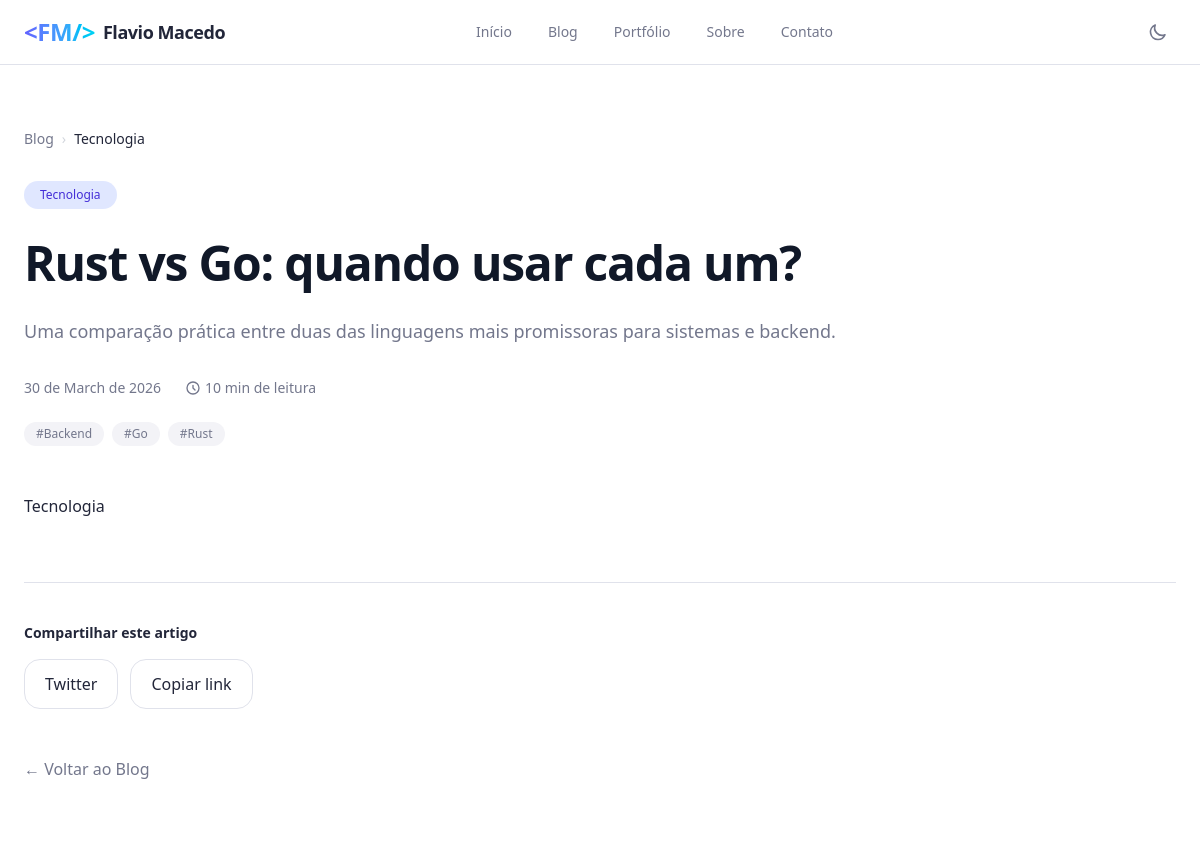
Page /blog/rust-vs-go/ (upper part) on the earlier database version.
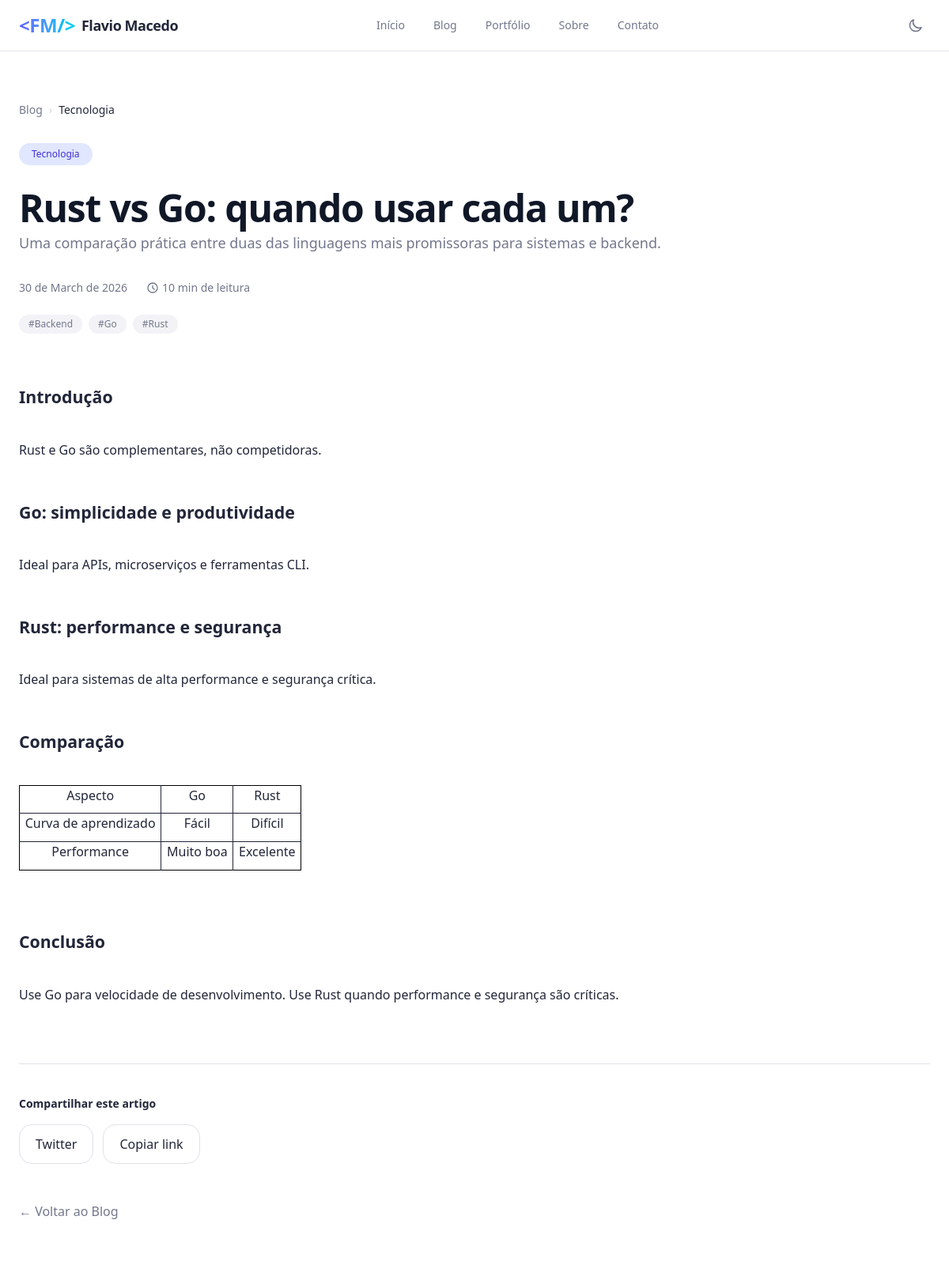
Same page on the later database version.
### blog/models.py (models this page shows, shortened)
class Post(models.Model):
    title = models.CharField(max_length=200)
    slug = models.SlugField(unique=True)
    content = CKEditor5Field('Conteúdo', config_name='extends')
    excerpt = models.TextField(blank=True)
    category = models.ForeignKey(Category, on_delete=models.CASCADE)
    tags = models.ManyToManyField(Tag, blank=True)
    published_at = models.DateTimeField(auto_now_add=True)
    read_time = models.PositiveIntegerField(default=5)
    views = models.PositiveIntegerField(default=0)
    def save(self, *args, **kwargs):
        if not self.slug:
            self.slug = slugify(self.title)
        super().save(*args, **kwargs)

class Category(models.Model):
    name = models.CharField(max_length=60, unique=True)
    slug = models.SlugField(max_length=70, unique=True)
    description = models.TextField(blank=True, null=True)
    icon = models.CharField(max_length=50, blank=True, help_text="Nome do ícone (ex: terminal, cpu, treding-up)")
    class Meta:
        verbose_name = "Categoria"
        verbose_name_plural = "Categorias"
        ordering = ['name']

### blog/views.py (the view, shortened to what this page needs)
# urls.py: path("blog/<slug:slug>/", views.PostDetailView.as_view(), name="post_detail"),
class PostDetailView(DetailView):
    model = Post
    template_name = 'blog/post_detail.html'
    context_object_name = 'post'
    slug_field = 'slug'
    slug_url_kwarg = 'slug'
    def get_object(self, queryset = None):
        obj = super().get_object(queryset)
        obj.views += 1
        obj.save(update_fields=['views'])
        return obj
    def get_context_data(self, **kwargs: Any) -> dict[str, Any]:
        context = super().get_context_data(**kwargs)
        context['toc'] = self.generate_toc(self.object.content)
        context['related_posts'] = Post.objects.filter(
            category=self.object.category
        ).exclude(id=self.object.id).order_by('-published_at')[:3]
        return context
    def generate_toc(self, markdown_content):
        import re
        toc = []
        lines = markdown_content.split('\n')
        for line in lines:
            match = re.match(r'^(#{2,3})\s+(.+)', line.strip())
        return toc

### blog/templates/blog/post_detail.html (shortened to what this page needs)
{% extends 'base.html' %}
{% load static %}
{% load lucide %}
{% load clean_html %}
{% block content %}
    <article class="container mx-auto px-6 py-12 md:py-16 max-w-3xl">
        <nav class="flex items-center gap-2 text-sm text-muted-foreground mb-8">
            <a href="{% url 'blog:blog_list' %}" class="hover:text-indigo-500 transition-colors">Blog</a>
            <span class="text-gray-300 dark:text-gray-600">›</span>
            <span class="text-foreground font-medium">{{ post.category.name }}</span>
        </nav>
        <header class="mb-12">
            <span class="inline-block px-4 py-1.5 text-xs font-medium bg-indigo-100 dark:bg-indigo-900 text-indigo-700 dark:text-indigo-300 rounded-full">
                {{ post.category.name }}
            </span>
            <h1 class="mt-6 text-4xl md:text-5xl font-bold tracking-tight leading-tight text-gray-900 dark:text-white">
                {{ post.title }}
            </h1>
            <p class="mt-6 text-lg text-muted-foreground leading-relaxed">
                {{ post.excerpt }}
            </p>
            <div class="mt-8 flex items-center gap-6 text-sm text-muted-foreground">
                <span>{{ post.published_at|date:"d \d\e F \d\e Y"}}</span>
                <span class="flex items-center gap-1">
                    <svg xmlns="http://www.w3.org/2000/svg" class="h-4 w-4" fill="none" viewBox="0 0 24 24" stroke="currentColor">
                        <path stroke-linecap="round" stroke-linejoin="round" stroke-width="2" d="M12 8v4l3 3m6-3a9 9 0 01-18 0 9 9 0 0118 0z" />
                    </svg>
                    {{ post.read_time }} min de leitura
                </span>
            </div>
            <div class="mt-6 flex flex-wrap gap-2">
                {% for tag in post.tags.all %}
                    <span class="text-xs px-3 py-1 bg-muted text-muted-foreground rounded-full">
                        #{{ tag.name }}
                    </span>
                {% endfor %}
            </div>
        </header>
        <div class="flex flex-col lg:flex-row gap-12">
            <div class="prose prose-lg dark:prose-invert max-w-none
                    prose-headings:font-bold prose-headings:tracking-tight prose-headings:mt-10 prose-headings:mb-6
                    prose-p:my-6 prose-p:leading-relaxed prose-p:text-foreground
                    prose-ul:list-disc prose-ul:pl-8 prose-li:my-3 prose-li:text-muted-foreground
                    prose-ol:list-decimal prose-ol:pl-8 prose-li:my-3
                    prose-strong:text-foreground prose-em:text-foreground
                    prose-blockquote:border-l-4 prose-blockquote:border-primary/50 prose-blockquote:pl-6 prose-blockquote:italic
                    prose-table:w-full prose-table:border prose-table:border-border prose-th:bg-muted prose-th:p-3 prose-td:p-3">
                {{ post.content|safe }}
            </div>
        </div>
        <div class="mt-16 pt-10 border-t border-border">
            <h3 class="text-sm font-semibold mb-4 flex items-center gap-2">
                <span>Compartilhar este artigo</span>
            </h3>
            <div class="flex flex-wrap gap-3">
                <a href="https://twitter.com/intent/tweet?text={{ post.title|urlencode }}&url={{ request.build_absolute_uri|urlencode }}"
                    target="_blank" class="inline-flex items-center gap-2 px-5 py-3 rounded-2xl border border-border hover:bg-muted hover:text-indigo-500">
                    {% lucide 'twitter' size=18 %} Twitter
                </a>
                <button onclick="copyToClipboard()"
                        class="inline-flex items-center gap-2 px-5 py-3 rounded-2xl border border-border hover:bg-muted hover:text-indigo-500">
                    {% lucide 'link' size=18 %} Copiar link
                </button>
            </div>
        </div>
        <div class="mt-12">
            <a href="{% url 'blog:blog_list' %}"
            class="inline-flex items-center gap-2 text-muted-foreground hover:text-indigo-500">
                ← Voltar ao Blog
            </a>
        </div>
    </article>
{% endblock content %}

Differences in the rows shown:
changed Post "Rust vs Go: quando usar cada um?": content "Tecnologia" → "Introdução Rust e Go são complementares, não competidoras. Go: simplicidade e produtividade Ideal para APIs, microserviços e ferramentas CLI. Rust: performance e segurança Ideal para sistemas de alta performance e segurança crítica. Comparação Aspecto Go Rust Curva de aprendizado Fácil Difícil Performance Muito boa Excelente Conclusão Use Go para velocidade de desenvolvimento. Use Rust quando performance e segurança são críticas."
